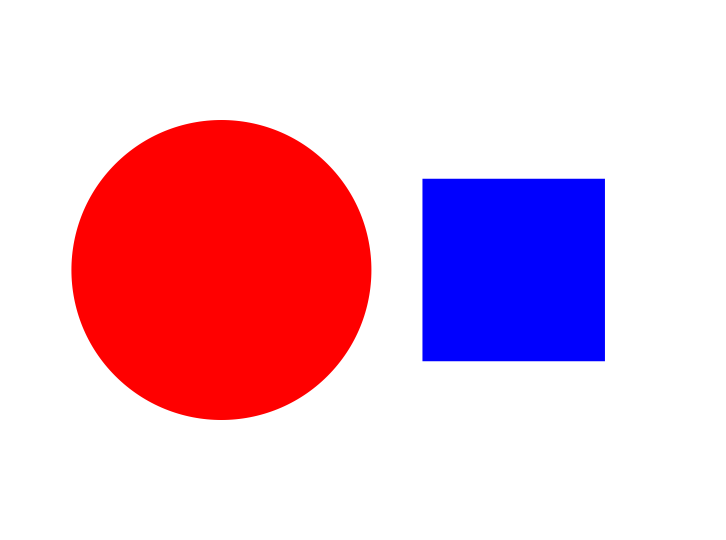
#> input picture Task1/task_1a_explore_opencv/Task_1A_Part1/Samples/Sample1.png, 1452 x 1080 px, found by its file name (shown at 1/2 size); its folder holds only this picture in this run
$ python task_1a_part1.py
#> lines starting #> are read from the running program, lines starting #| are printed output that depends on the picture; after the words box and inside, x2 and y2 are one past the last pixel; in counts of white or black regions, pixels touching at a corner belong together
'''
*****************************************************************************************
*
*        		===============================================
*           		Nirikshak Bot (NB) Theme (eYRC 2020-21)
*        		===============================================
*
*  This script is to implement Task 1A - Part 1 of Nirikshak Bot (NB) Theme (eYRC 2020-21).
*
*  This software is made available on an "AS IS WHERE IS BASIS".
*  Licensee/end user indemnifies and will keep e-Yantra indemnified from
*  any and all claim(s) that emanate from the use of the Software or
*  breach of the terms of this agreement.
*
*  e-Yantra - An MHRD project under National Mission on Education using ICT (NMEICT)
*
*****************************************************************************************
'''

# Team ID:			[ Team-ID ]
# Author List:		[ Names of team members worked on this file separated by Comma: Name1, Name2, ... ]
# Filename:			task_1a_part1.py
# Functions:		scan_image
# 					[ Comma separated list of functions in this file ]
# Global variables:	shapes
# 					[ List of global variables defined in this file ]


####################### IMPORT MODULES #######################
## You are not allowed to make any changes in this section. ##
## You have to implement this task with the three available ##
## modules for this task (numpy, opencv, os)                ##
##############################################################
import cv2
import numpy as np
import os
##############################################################


# Global variable for details of shapes found in image and will be put in this dictionary, returned from scan_image function
shapes = {}


################# ADD UTILITY FUNCTIONS HERE #################
## You can define any utility functions for your code.      ##
## Please add proper comments to ensure that your code is   ##
## readable and easy to understand.                         ##
##############################################################


##############################################################


def scan_image(img_file_path):

    """
    Purpose:
    ---
    this function takes file path of an image as an argument and returns dictionary
    containing details of colored (non-white) shapes in that image

    Input Arguments:
    ---
    `img_file_path` :		[ str ]
        file path of image

    Returns:
    ---
    `shapes` :              [ dictionary ]
        details of colored (non-white) shapes present in image at img_file_path
        { 'Shape' : ['color', Area, cX, cY] }

    Example call:
    ---
    shapes = scan_image(img_file_path)
    """

    global shapes

    ##############	ADD YOUR CODE HERE	##############
    shapes = {}

    img = cv2.imread(img_file_path)
#> img is the input picture: shape (1080, 1452, 3); mean B, G, R 209, 187.4, 233.3
    hsv = cv2.cvtColor(img,cv2.COLOR_BGR2HSV)
#> hsv: shape (1080, 1452, 3); mean H, S, V 10.3, 67.6, 255

    lower_blue = np.array([90,60,0])
    upper_blue = np.array([131,255,255])

    lower_green = np.array([40,70,80])
    upper_green = np.array([70,255,255])

    lower_red = np.array([0,50,120])
    upper_red = np.array([10,255,255])

    mask1 = cv2.inRange(hsv,lower_blue,upper_blue)
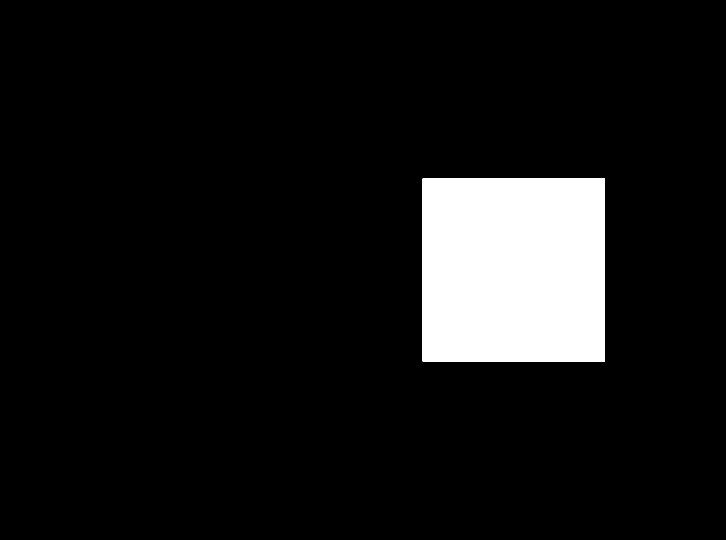
#> mask1: shape (1080, 1452) (shown at 1/2 size); 8.5% white; 1 white region, box (x1, y1, x2, y2) and area: (845, 357, 1210, 723) 133590
    mask2 = cv2.inRange(hsv,lower_green,upper_green)
#> mask2: shape (1080, 1452); every value is 0
    mask3 = cv2.inRange(hsv,lower_red,upper_red)
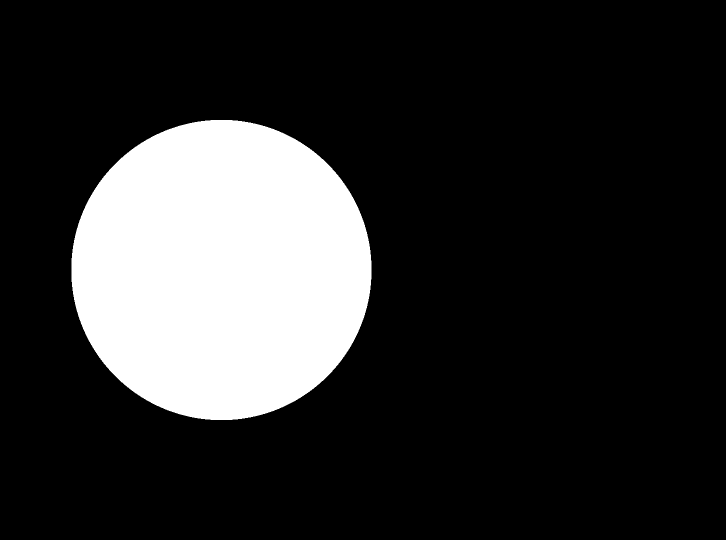
#> mask3: shape (1080, 1452) (shown at 1/2 size); 18.1% white; 1 white region

    _,thresh1 = cv2.threshold(mask1, 230, 255, cv2.THRESH_BINARY)
    _,thresh2 = cv2.threshold(mask2, 230, 255, cv2.THRESH_BINARY)
    _,thresh3 = cv2.threshold(mask3, 230, 255, cv2.THRESH_BINARY)

    contour1,heir1 = cv2.findContours(thresh1, cv2.RETR_TREE, cv2.CHAIN_APPROX_SIMPLE)
#> contour1 = [[[845, 357], [845, 722], [1209, 722], [1209, 357]]]
    contour2,heir2 = cv2.findContours(thresh2, cv2.RETR_TREE, cv2.CHAIN_APPROX_SIMPLE)
#> contour2 = []
    contour3,heir3 = cv2.findContours(thresh3, cv2.RETR_TREE, cv2.CHAIN_APPROX_SIMPLE)
#> contour3 = 1 contour; box (x1, y1, x2, y2) and area: (143, 240, 743, 840) 282457

    for cont in contour3:
        color = 'red'
        approx = cv2.approxPolyDP(cont, 0.01*cv2.arcLength(cont, True), True)
        M = cv2.moments(cont)
        cx = int(M['m10']/M['m00'])
        cy = int(M['m01']/M['m00'])
        hull = cv2.convexHull(cont)
        area = cv2.contourArea(cont)
        a = []
        a.append(color)

        if(len(approx) == 3):
            area = area + 700
            a.append(area)
            a.append(cx)
            a.append(cy)
            shapes['Triangle'] = a
        elif(len(approx) == 4):
            x, y, w, h = cv2.boundingRect(approx)
            aspectratio = float(w)/h
            e = 2.718281828459045
            s = (e**(aspectratio*1j)).imag
            c = (e**(aspectratio*1j)).real
            angle = s/c
            if angle < -1:
                if aspectratio >= 2.00:
                    area = area + 700
                    a.append(area)
                    a.append(cx)
                    a.append(cy)
                    shapes['Parallelogram'] = a
                else:
                    area = area + 1000
                    a.append(area)
                    a.append(cx)
                    a.append(cy)
                    shapes['Rhombus'] = a
            else:
                if aspectratio >= 0.95 and aspectratio <= 1.07:
                    area = area + 1500
                    a.append(area)
                    a.append(cx)
                    a.append(cy)
                    shapes['Square'] = a
                else:
                    area = area + 1200
                    a.append(area)
                    a.append(cx)
                    a.append(cy)
                    shapes['Rectangle'] = a
        elif(len(approx) == 5):
            area = area + 900
            a.append(area)
            a.append(cx)
            a.append(cy)
            shapes['Pentagon'] = a
        elif(len(approx) == 6):
            area = area + 850
            a.append(area)
            a.append(cx)
            a.append(cy)
            shapes['Hexagon'] = a
        else:
            area = area + 1600
            a.append(area)
            a.append(cx)
            a.append(cy)
            shapes['Circle'] = a
#> this loop made 1 pass
#> (color, cx, cy, area) on pass 1: ('red', 442, 539, 284057)
#> after the loop, shapes = {'Circle': ['red', 284057, 442, 539]}

    for cont in contour2:
        color = 'green'
        approx = cv2.approxPolyDP(cont, 0.01 * cv2.arcLength(cont, True), True)
        M = cv2.moments(cont)
        cx = int(M['m10'] / M['m00'])
        cy = int(M['m01'] / M['m00'])
        hull = cv2.convexHull(cont)
        area = cv2.contourArea(cont)
        a = []
        a.append(color)

        if (len(approx) == 3):
            area = area + 700
            a.append(area)
            a.append(cx)
            a.append(cy)
            shapes['Triangle'] = a
        elif (len(approx) == 4):
            x, y, w, h = cv2.boundingRect(approx)
            aspectratio = float(w) / h
            e = 2.718281828459045
            s = (e ** (aspectratio * 1j)).imag
            c = (e ** (aspectratio * 1j)).real
            angle = s / c
            if angle < -1:
                if aspectratio >= 2.00:
                    area = area + 700
                    a.append(area)
                    a.append(cx)
                    a.append(cy)
                    shapes['Parallelogram'] = a
                else:
                    area = area + 1000
                    a.append(area)
                    a.append(cx)
                    a.append(cy)
                    shapes['Rhombus'] = a
            else:
                if aspectratio >= 0.95 and aspectratio <= 1.07:
                    area = area + 1500
                    a.append(area)
                    a.append(cx)
                    a.append(cy)
                    shapes['Square'] = a
                else:
                    area = area + 1200
                    a.append(area)
                    a.append(cx)
                    a.append(cy)
                    shapes['Rectangle'] = a
        elif (len(approx) == 5):
            area = area + 900
            a.append(area)
            a.append(cx)
            a.append(cy)
            shapes['Pentagon'] = a
        elif (len(approx) == 6):
            area = area + 850
            a.append(area)
            a.append(cx)
            a.append(cy)
            shapes['Hexagon'] = a
        else:
            area = area + 1600
            a.append(area)
            a.append(cx)
            a.append(cy)
            shapes['Circle'] = a
#> this loop made 0 passes

    for cont in contour1:
        color = 'blue'
        approx = cv2.approxPolyDP(cont, 0.01 * cv2.arcLength(cont, True), True)
        M = cv2.moments(cont)
        cx = int(M['m10'] / M['m00'])
        cy = int(M['m01'] / M['m00'])
        hull = cv2.convexHull(cont)
        area = cv2.contourArea(cont)
        a = []
        a.append(color)

        if (len(approx) == 3):
            area = area + 700
            a.append(area)
            a.append(cx)
            a.append(cy)
            shapes['Triangle'] = a
        elif (len(approx) == 4):
            x, y, w, h = cv2.boundingRect(approx)
            aspectratio = float(w) / h
            e = 2.718281828459045
            s = (e ** (aspectratio * 1j)).imag
            c = (e ** (aspectratio * 1j)).real
            angle = s / c
            if angle < -1:
                if aspectratio >= 2.00:
                    area = area + 700
                    a.append(area)
                    a.append(cx)
                    a.append(cy)
                    shapes['Parallelogram'] = a
                else:
                    area = area + 1000
                    a.append(area)
                    a.append(cx)
                    a.append(cy)
                    shapes['Rhombus'] = a
            else:
                if aspectratio >= 0.95 and aspectratio <= 1.07:
                    area = area + 1500
                    a.append(area)
                    a.append(cx)
                    a.append(cy)
                    shapes['Square'] = a
                else:
                    area = area + 1200
                    a.append(area)
                    a.append(cx)
                    a.append(cy)
                    shapes['Rectangle'] = a
        elif (len(approx) == 5):
            area = area + 900
            a.append(area)
            a.append(cx)
            a.append(cy)
            shapes['Pentagon'] = a
        elif (len(approx) == 6):
            area = area + 850
            a.append(area)
            a.append(cx)
            a.append(cy)
            shapes['Hexagon'] = a
        else:
            area = area + 1600
            a.append(area)
            a.append(cx)
            a.append(cy)
            shapes['Circle'] = a
#> this loop made 1 pass
#> (color, approx, cx, cy, hull, area, x, y) on pass 1: ('blue', [[845, 357], [845, 722], [1209, 722], [1209, 357]], 1027, 539, [[1209, 357], [1209, 722], [845, 722], [845, 357]], 134360, 845, 357)
#> after the loop, shapes = {'Circle': ['red', 284057, 442, 539], 'Square': ['blue', 134360, 1027, 539]}


	##################################################

    return shapes


# NOTE:	YOU ARE NOT ALLOWED TO MAKE ANY CHANGE TO THIS FUNCTION
#
# Function Name:    main
#        Inputs:    None
#       Outputs:    None
#       Purpose:    the function first takes 'Sample1.png' as input and runs scan_image function to find details
#                   of colored (non-white) shapes present in 'Sample1.png', it then asks the user whether
#                   to repeat the same on all images present in 'Samples' folder or not

if __name__ == '__main__':

    curr_dir_path = os.getcwd()
    print('Currently working in '+ curr_dir_path)

    # path directory of images in 'Samples' folder
    img_dir_path = curr_dir_path + '/Samples/'

    # path to 'Sample1.png' image file
    file_num = 1
    img_file_path = img_dir_path + 'Sample' + str(file_num) + '.png'

    print('\n============================================')
    print('\nLooking for Sample' + str(file_num) + '.png')

    if os.path.exists('Samples/Sample' + str(file_num) + '.png'):
        print('\nFound Sample' + str(file_num) + '.png')

    else:
        print('\n[ERROR] Sample' + str(file_num) + '.png not found. Make sure "Samples" folder has the selected file.')
        exit()

    print('\n============================================')

    try:
        print('\nRunning scan_image function with ' + img_file_path + ' as an argument')
        shapes = scan_image(img_file_path)

        if type(shapes) is dict:
            print(shapes)
#| {'Circle': ['red', 284057.0, 442, 539], 'Square': ['blue', 134360.0, 1027, 539]}
            print('\nOutput generated. Please verify.')

        else:
            print('\n[ERROR] scan_image function returned a ' + str(type(shapes)) + ' instead of a dictionary.\n')
            exit()

    except Exception:
        print('\n[ERROR] scan_image function is throwing an error. Please debug scan_image function')
        exit()

    print('\n============================================')

    choice = input('\nWant to run your script on all the images in Samples folder ? ==>> "y" or "n": ')
#> the answer given: ../task_1a_explore_opencv/Task_1A_Part1/Samples

    if choice == 'y':

        file_count = 2

        for file_num in range(file_count):

            # path to image file
            img_file_path = img_dir_path + 'Sample' + str(file_num + 1) + '.png'

            print('\n============================================')
            print('\nLooking for Sample' + str(file_num + 1) + '.png')

            if os.path.exists('Samples/Sample' + str(file_num + 1) + '.png'):
                print('\nFound Sample' + str(file_num + 1) + '.png')

            else:
                print('\n[ERROR] Sample' + str(file_num + 1) + '.png not found. Make sure "Samples" folder has the selected file.')
                exit()

            print('\n============================================')

            try:
                print('\nRunning scan_image function with ' + img_file_path + ' as an argument')
                shapes = scan_image(img_file_path)

                if type(shapes) is dict:
                    print(shapes)
                    print('\nOutput generated. Please verify.')

                else:
                    print('\n[ERROR] scan_image function returned a ' + str(type(shapes)) + ' instead of a dictionary.\n')
                    exit()

            except Exception:
                print('\n[ERROR] scan_image function is throwing an error. Please debug scan_image function')
                exit()

            print('\n============================================')

    else:
        print('')
